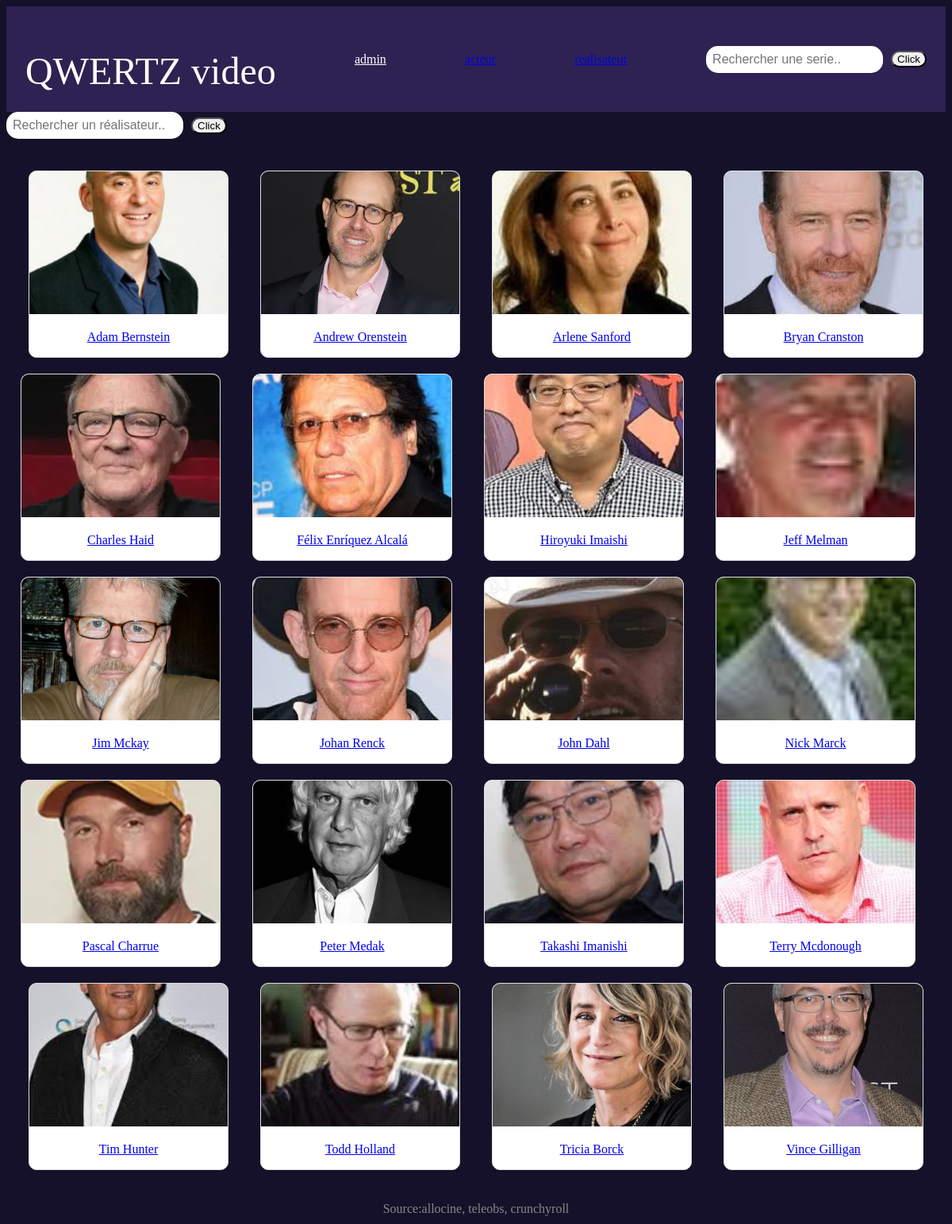
/realpage.php, run on the app's committed database.
### tables this page shows
CREATE TABLE `realisateur` (
  `nom` varchar(255) NOT NULL,
  `photo` text NOT NULL,
  `id_real` int(11) NOT NULL
);

### php/classes/BD.php (called while the page is built, shortened)
<?php
Class BD {
    private string $db_name = "";
    private string $db_host = "";
    private string $db_port = "" ;
    private string $db_user = "";
    private string $db_pwd = "";
    private PDO $pdo;
    public function __construct() {
        $this->db_name = "tvshow";
        $this->db_host = "127.0.0.1";
        $this->db_port = "3306";
        $this->db_user = "root";
        $this->db_pwd = "";
    }
    public function connectBD(){
        try {
            $this->dsn = "mysql:dbname=" . $this->db_name . ";host=" . $this->db_host . ";port=" . $this->db_port;
            $this->pdo =new PDO($this->dsn,$this->db_user,$this->db_pwd);
        } catch (\Exception $ex) {
            die("Erreur : " . $ex->getMessage());
        }
    }
    public function research_real(){
        $sql = "";
        if (isset($_GET["real"])) {
            $text = $_GET["real"];
            $sql = "SELECT DISTINCT * FROM realisateur WHERE realisateur.nom LIKE '%$text%' " ;
        }
        else {
            $sql = "SELECT DISTINCT * FROM realisateur;";
        }
        $statement = $this->pdo->prepare($sql);
        $statement->execute() or die(var_dump($statement->errorInfo()));
        $results = $statement->fetchAll(PDO::FETCH_CLASS, "\\real");
        return $results;
    }
}
?>

### autoload.php (called while the page is built, shortened)
<?php
function autoload($class_name){
$class_name = str_replace('\\', '/', $class_name) ;
}
?>

### php/classes/display.php (the view, shortened to what this page needs)
<?php
class Display {
    public BD $BD;
    function __construct(BD $bD) {
        $this->BD = $bD;
    }
 public function displayRealRecherche(){
    $results = $this->BD->research_real();
        foreach ($results as $real):
            echo(
                "
                <a href='homepage.php?text=".$real->nom."'>
                <div class='carte' id='$real->nom'>
                    <img class ='carte-images' src='/web3/Web-3/photos/real/$real->photo'>
                    <p>$real->nom</p>
                    </a>
                </div>
                "
            );
        endforeach;
 }
}
?>

### homepage.css (style rules this page uses)
.carte { width:250px; border:1px solid #ddd; border-radius:10px; overflow:hidden; background:#fff; text-align:center; }
.carte-images { width:100%; height:180px; object-fit:cover; }
.sources { text-align:center; margin:40px 0 10px 0; color:#888; }
body { background-color:#15112a; }

### data on the page
realisateur: photo (picture), nom "Adam Bernstein"
realisateur: photo (picture), nom "Andrew Orenstein"
realisateur: photo (picture), nom "Arlene Sanford"
realisateur: photo (picture), nom "Bryan Cranston"
realisateur: photo (picture), nom "Charles Haid"
realisateur: photo (picture), nom "Félix Enríquez Alcalá"
realisateur: photo (picture), nom "Hiroyuki Imaishi"
realisateur: photo (picture), nom "Jeff Melman"
realisateur: photo (picture), nom "Jim Mckay"
realisateur: photo (picture), nom "Johan Renck"
realisateur: photo (picture), nom "John Dahl"
realisateur: photo (picture), nom "Nick Marck"
realisateur: photo (picture), nom "Pascal Charrue"
realisateur: photo (picture), nom "Peter Medak"
realisateur: photo (picture), nom "Takashi Imanishi"
realisateur: photo (picture), nom "Terry Mcdonough"
realisateur: photo (picture), nom "Tim Hunter"
realisateur: photo (picture), nom "Todd Holland"
realisateur: photo (picture), nom "Tricia Borck"
realisateur: photo (picture), nom "Vince Gilligan"
